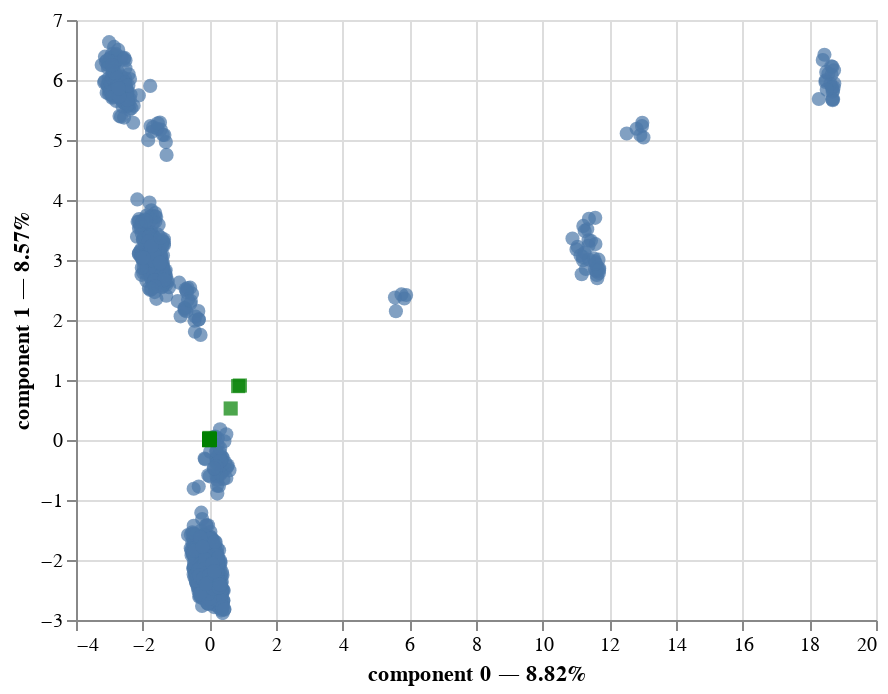

The code cell stored with this chart in its notebook:
### Code cell
famd.plot(df, x_component = 0, y_component = 1)

### Figure 1 — Vega-Lite specification as saved in the notebook (floating-point values rounded to 4 significant figures; data arrays with more than 128 entries replaced by an {"elided": "..."} marker saying what was removed)
{"config": {"view": {"continuousWidth": 400, "continuousHeight": 300}}, "layer": [{"mark": {"type": "circle", "size": 50}, "encoding": {"tooltip": [{"field": "index", "type": "quantitative"}, {"field": "component 0", "type": "quantitative"}, {"field": "component 1", "type": "quantitative"}], "x": {"axis": {"title": "component 0 — 8.82%"}, "field": "component 0", "scale": {"zero": false}, "type": "quantitative"}, "y": {"axis": {"title": "component 1 — 8.57%"}, "field": "component 1", "scale": {"zero": false}, "type": "quantitative"}}, "selection": {"selector005": {"type": "interval", "bind": "scales", "encodings": ["x", "y"]}}}, {"data": {"name": "data-414ad0cec7a0398880fa0ec0d15cf389"}, "mark": {"type": "square", "color": "green", "size": 50}, "encoding": {"tooltip": [{"field": "variable", "type": "nominal"}], "x": {"field": "component 0", "scale": {"zero": false}, "type": "quantitative"}, "y": {"field": "component 1", "scale": {"zero": false}, "type": "quantitative"}}}], "data": {"name": "data-eb5310aff79b5083ebfa19f8c08c6b94"}, "$schema": "https://vega.github.io/schema/vega-lite/v4.17.0.json", "datasets": {"data-eb5310aff79b5083ebfa19f8c08c6b94": {"elided": "1470 records"}, "data-414ad0cec7a0398880fa0ec0d15cf389": [{"variable": "Age", "component 0": 0.0001323, "component 1": 0.001126, "component 2": 0.3119}, {"variable": "DailyRate", "component 0": 0.0004583, "component 1": 0.001792, "component 2": 0.000828}, {"variable": "DistanceFromHome", "component 0": 0.0006505, "component 1": 0.0003814, "component 2": 0.0004484}, {"variable": "Education", "component 0": 1.025e-05, "component 1": 0.002145, "component 2": 0.01993}, {"variable": "EnvironmentSatisfaction", "component 0": 4.975e-05, "component 1": 0.001026, "component 2": 0.0004948}, {"variable": "HourlyRate", "component 0": 0.0002832, "component 1": 0.0004533, "component 2": 1.108e-06}, {"variable": "JobInvolvement", "component 0": 0.0002048, "component 1": 0.001156, "component 2": 0.002579}, {"variable": "JobLevel", "component 0": 0.003591, "component 1": 0.03462, "component 2": 0.7207}, {"variable": "JobSatisfaction", "component 0": 0.0009002, "component 1": 0.0003004, "component 2": 8.887e-05}, {"variable": "MonthlyIncome", "component 0": 0.0007715, "component 1": 0.02152, "component 2": 0.7197}, {"variable": "MonthlyRate", "component 0": 0.0004969, "component 1": 7.204e-05, "component 2": 0.0004326}, {"variable": "NumCompaniesWorked", "component 0": 0.001713, "component 1": 0.0001364, "component 2": 0.01657}, {"variable": "PercentSalaryHike", "component 0": 0.0001834, "component 1": 0.002353, "component 2": 0.0004104}, {"variable": "PerformanceRating", "component 0": 8.493e-07, "component 1": 0.001829, "component 2": 7.312e-06}, {"variable": "RelationshipSatisfaction", "component 0": 0.002366, "component 1": 6.289e-05, "component 2": 0.0007097}, {"variable": "StockOptionLevel", "component 0": 0.001476, "component 1": 0.0001781, "component 2": 0.0303}, {"variable": "TotalWorkingYears", "component 0": 0.0001228, "component 1": 0.003187, "component 2": 0.6133}, {"variable": "TrainingTimesLastYear", "component 0": 0.002059, "component 1": 9.802e-05, "component 2": 2.504e-05}, {"variable": "WorkLifeBalance", "component 0": 0.0003354, "component 1": 0.004392, "component 2": 0.00087}, {"variable": "YearsAtCompany", "component 0": 0.0009315, "component 1": 0.006915, "component 2": 0.4022}, {"variable": "YearsInCurrentRole", "component 0": 0.004512, "component 1": 0.004386, "component 2": 0.2816}, {"variable": "YearsSinceLastPromotion", "component 0": 0.002722, "component 1": 0.004273, "component 2": 0.1895}, {"variable": "YearsWithCurrManager", "component 0": 0.00336, "component 1": 0.002955, "component 2": 0.2652}, {"variable": "Attrition", "component 0": 8.351e-05, "component 1": 0.01837, "component 2": 0.2291}, {"variable": "BusinessTravel", "component 0": 6.536e-05, "component 1": 0.0001036, "component 2": 0.01239}, {"variable": "Department", "component 0": 0.9162, "component 1": 0.9081, "component 2": 0.00401}, {"variable": "EducationField", "component 0": 0.6404, "component 1": 0.5251, "component 2": 0.01528}, {"variable": "Gender", "component 0": 0.005903, "component 1": 0.0009227, "component 2": 0.006845}, {"variable": "JobRole", "component 0": 0.8648, "component 1": 0.8983, "component 2": 0.7647}, {"variable": "MaritalStatus", "component 0": 0.01385, "component 1": 0.003438, "component 2": 0.0904}, {"variable": "OverTime", "component 0": 0.0003303, "component 1": 0.0008707, "component 2": 0.01429}]}}
